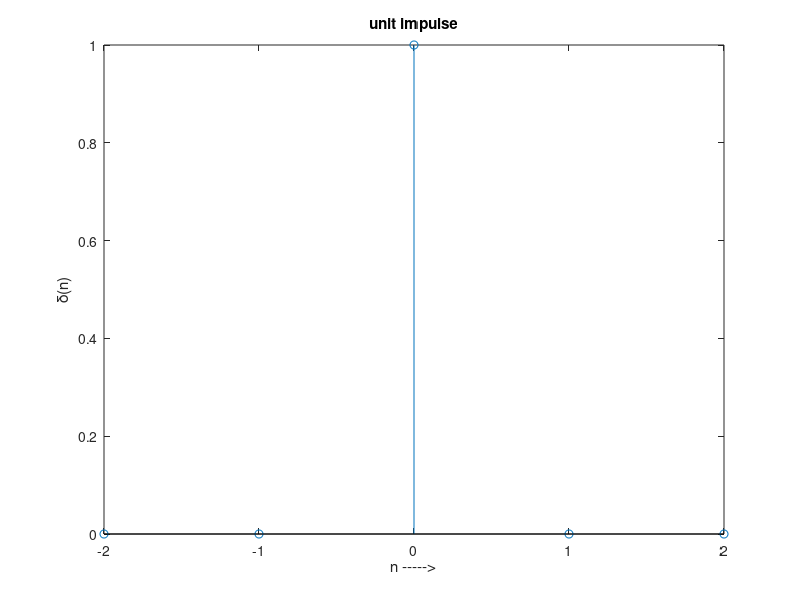
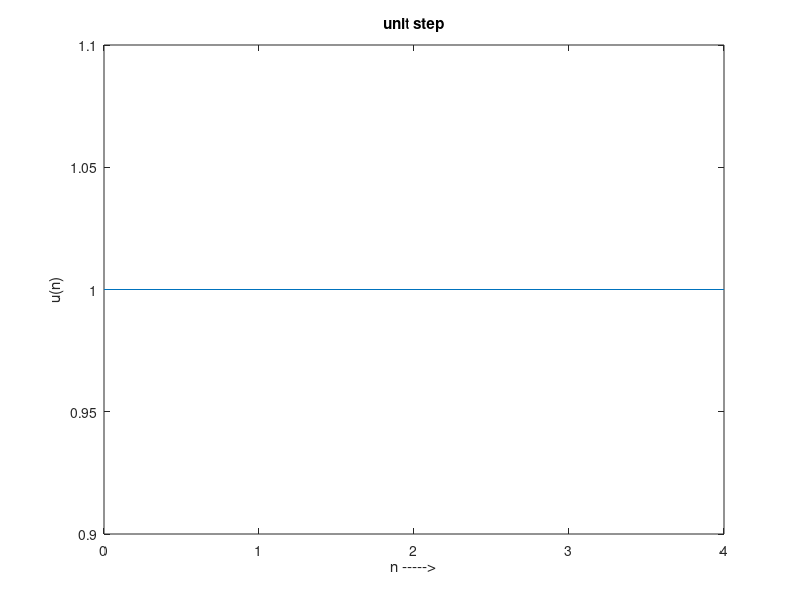
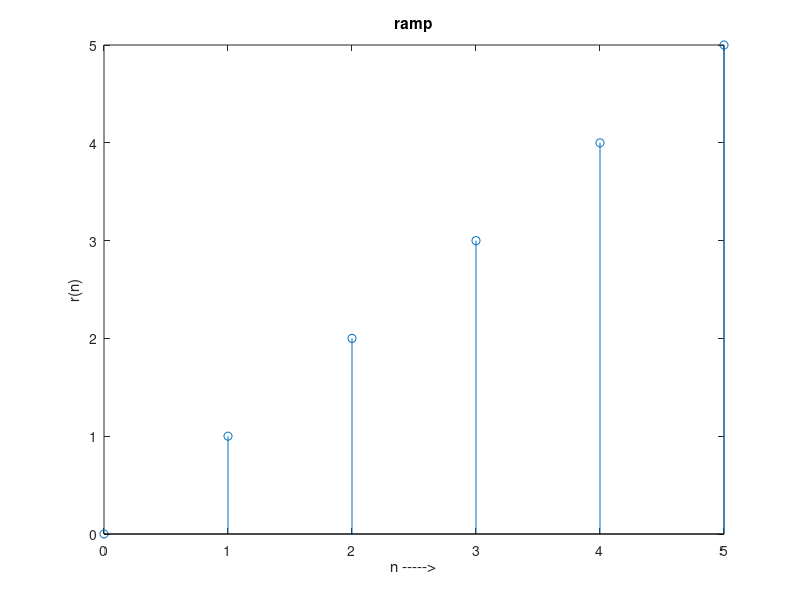
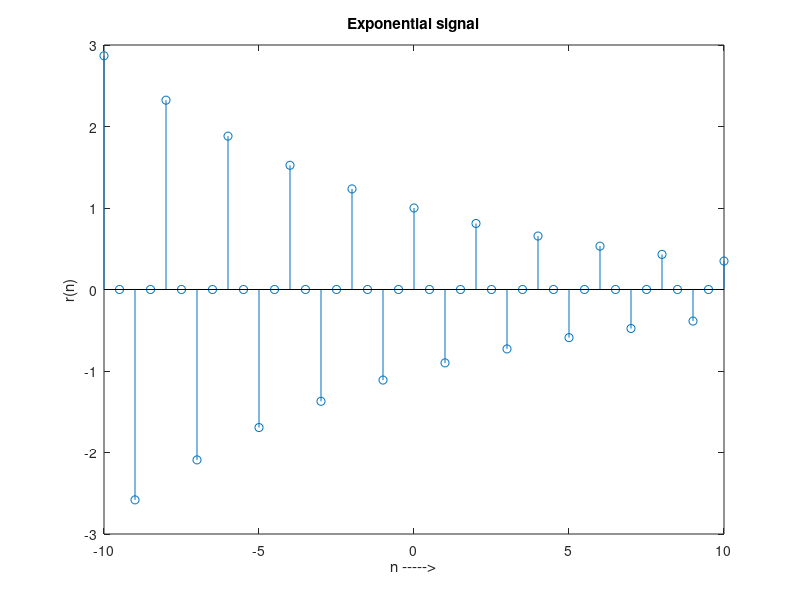

The MATLAB source for these figures, in order:
clc; close all; clear all;

%% i) Generation of unit Impulse signal
n=-2:1:2;
y=[zeros(1,2),ones(1,1),zeros(1,2)];
figure(1)
stem(n,y);
xlabel('n ----->'); ylabel('\delta(n)');
title('unit impulse');

%% ii) Generation of unit step signal
n=input('enter the n value');
n1=0:1:n-1;
y=ones(1,n);
figure(2)
plot(n1,y);
title('unit step');
xlabel('n ----->'); ylabel('u(n)');

%% iii) Generation of Ramp signal
n=input('enter the n value');
n1=0:n;
y=n1;
figure(3)
stem(y,n1);
title('ramp');
xlabel('n ----->'); ylabel('r(n)');

%% iv) Generation of Exponential signal
alpha=-.9;
n=-10:0.5:10;
y=power(alpha,n);
figure(4)
stem(n,y);
title('Exponential signal');
xlabel('n ----->'); ylabel('r(n)');
